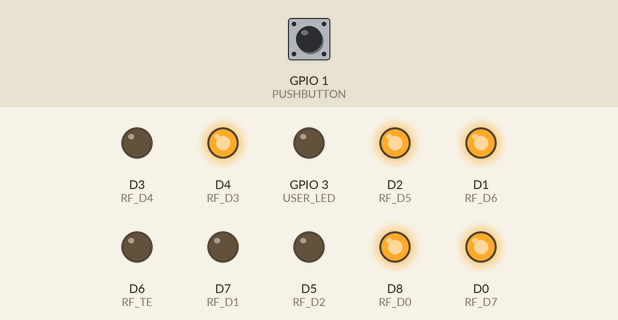
The sketch below on a simulated ESP8266 (NodeMCU). Shown: output pins drawn as LEDs (lit = HIGH). Inputs (shaded band) come from the test bench; at power-on: GPIO 1 (PUSHBUTTON) LOW. What the sketch prints to the serial monitor is not drawn.

Above: at 1.2 s.
1.3 s: GPIO 1 (PUSHBUTTON) pulled HIGH for 0.15 s
At 1.37 s:
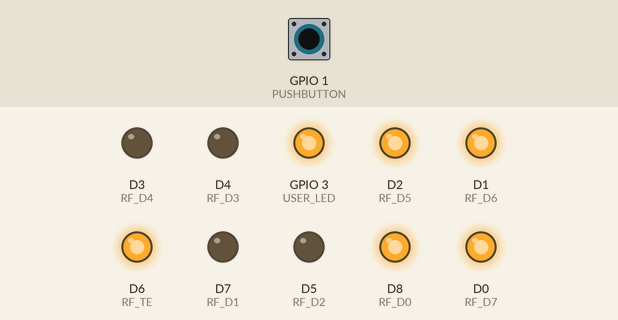
2.9 s: GPIO 1 (PUSHBUTTON) pulled HIGH for 3.2 s
At 6.9 s:
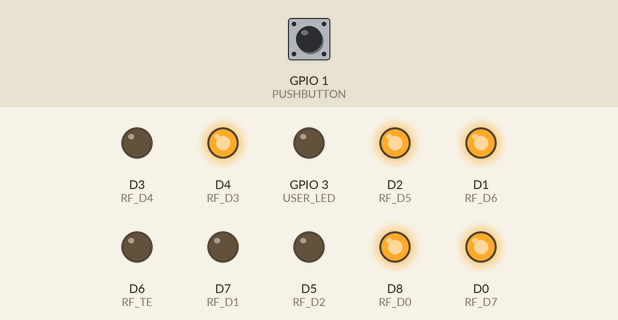
Timing chart, 0 to 8.4 s (numbered marks = the images above; inputs shaded):
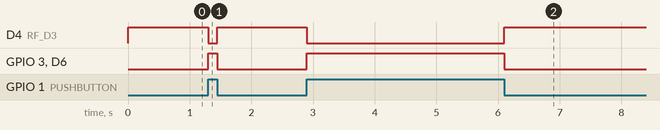

Measured:
- after the input at 1.3 s, D4 (RF_D3): HIGH → LOW at once, → HIGH 0.15 s later; GPIO 3 (USER_LED), D6 (RF_TE): LOW → HIGH at once, → LOW 0.15 s later
- after the input at 2.9 s, D4 (RF_D3): HIGH → LOW at once, → HIGH 3.2 s later; GPIO 3 (USER_LED), D6 (RF_TE): LOW → HIGH at once, → LOW 3.2 s later

The sketch:

TransmitterTest_Rev3.ino
```cpp
#define PUSHBUTTON D10
#define USER_LED D9
#define RF_D0 D8
#define RF_D1 D7
#define RF_D2 D5
#define RF_D3 D4
#define RF_D4 D3
#define RF_D5 D2
#define RF_D6 D1
#define RF_D7 D0
#define RF_TE D6

bool rfKey[8] = {1, 0, 0, 1, 0, 1, 1, 1};

void setup() {
  Serial.begin(115200);
  pinMode(PUSHBUTTON, INPUT);
  pinMode(LED_BUILTIN, OUTPUT);
  pinMode(USER_LED, OUTPUT);
  pinMode(RF_D0, OUTPUT);
  pinMode(RF_D1, OUTPUT);
  pinMode(RF_D2, OUTPUT);
  pinMode(RF_D3, OUTPUT);
  pinMode(RF_D4, OUTPUT);
  pinMode(RF_D5, OUTPUT);
  pinMode(RF_D6, OUTPUT);
  pinMode(RF_D7, OUTPUT);
  pinMode(RF_TE, OUTPUT);

  digitalWrite(RF_D0, 1);
  digitalWrite(RF_D1, 0);
  digitalWrite(RF_D2, 0);
  digitalWrite(RF_D3, 1);
  digitalWrite(RF_D4, 0);
  digitalWrite(RF_D5, 1);
  digitalWrite(RF_D6, 1);
  digitalWrite(RF_D7, 1);

  digitalWrite(RF_TE, 0);
}

void loop() {
  bool buttonState = digitalRead(PUSHBUTTON);
  Serial.println(buttonState);
  digitalWrite(RF_TE, buttonState);
  digitalWrite(LED_BUILTIN, !buttonState);
  digitalWrite(USER_LED, buttonState);
}
```
